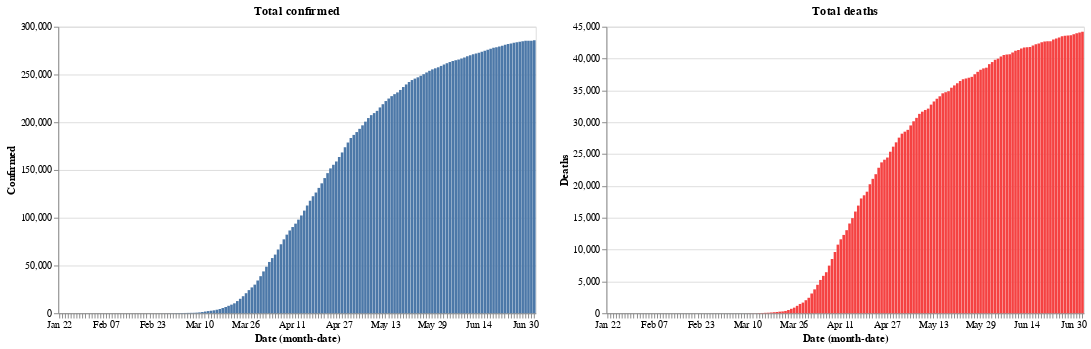

Here is the notebook cell this chart was saved with:
### Code cell
red = alt.value("#f54242")
base.encode(y='Confirmed').properties(title='Total confirmed')| base.encode(y='Deaths', color=red).properties(title='Total deaths')

### Figure 1 — Vega-Lite specification as saved in the notebook (floating-point values rounded to 4 significant figures; data arrays with more than 128 entries replaced by an {"elided": "..."} marker saying what was removed)
{"config": {"view": {"continuousWidth": 400, "continuousHeight": 300}}, "hconcat": [{"mark": "bar", "encoding": {"x": {"type": "ordinal", "field": "Date", "timeUnit": "monthdate"}, "y": {"type": "quantitative", "field": "Confirmed"}}, "title": "Total confirmed", "width": 500}, {"mark": "bar", "encoding": {"color": {"value": "#f54242"}, "x": {"type": "ordinal", "field": "Date", "timeUnit": "monthdate"}, "y": {"type": "quantitative", "field": "Deaths"}}, "title": "Total deaths", "width": 500}], "data": {"name": "data-70ed77eabc6c3cae4721ae33cdc5cf82"}, "$schema": "https://vega.github.io/schema/vega-lite/v4.8.1.json", "datasets": {"data-70ed77eabc6c3cae4721ae33cdc5cf82": {"elided": "164 records"}}}
